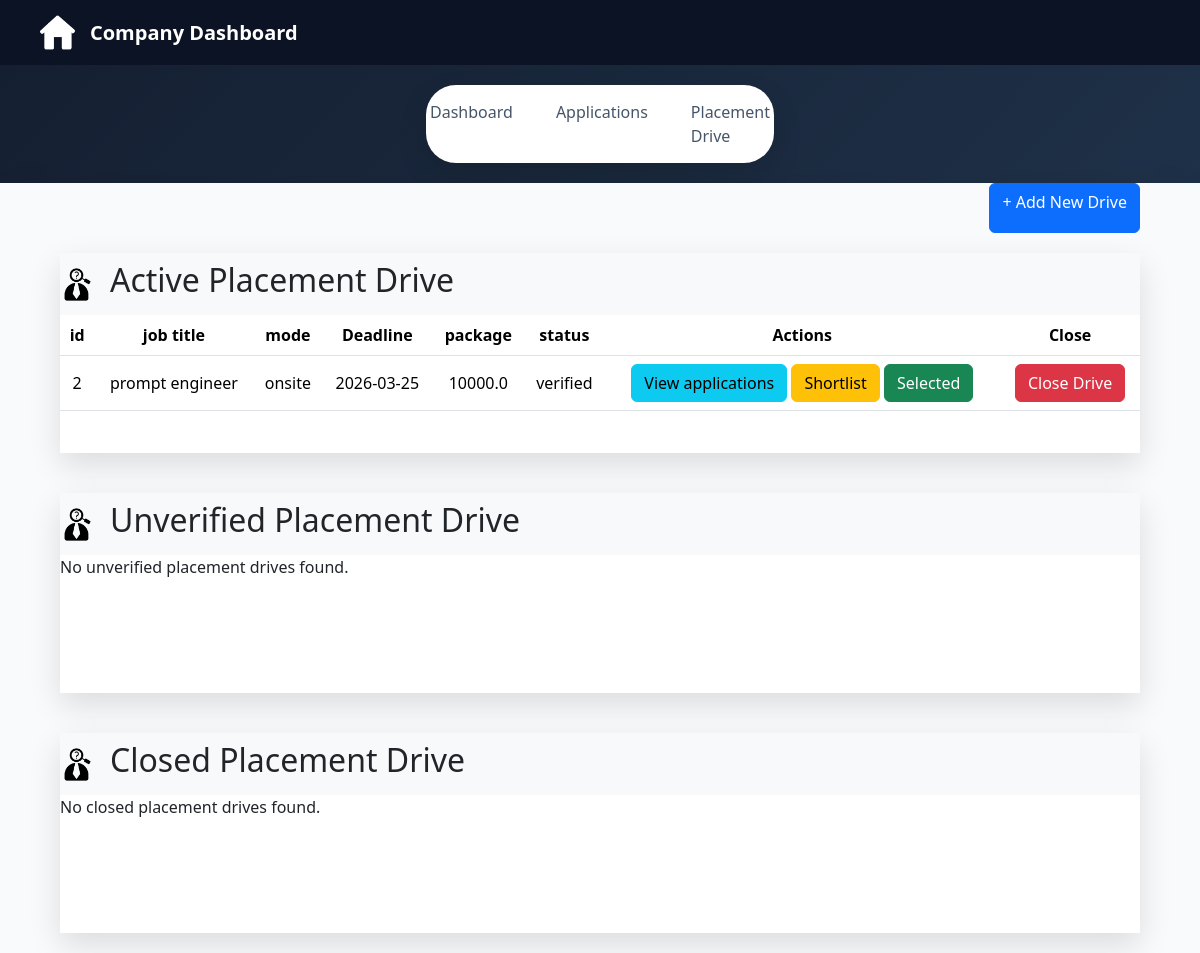
Screenshot of /company-placement-drive/7 with the database file from the repository.
### application/model.py (models this page shows)
class PlacementDrive(db.Model):
    __tablename__ = "placementdrive"
    id = db.Column(db.Integer , primary_key = True)
    company_id = db.Column(db.Integer , db.ForeignKey('company.id') , nullable = False)
    job_title = db.Column(db.String(100), nullable=False)
    mode = db.Column(db.String(50), nullable=False)
    package = db.Column(db.Float, nullable=False)
    eligibility = db.Column(db.Text , nullable = False)
    description = db.Column(db.Text,  nullable = False)
    deadline = db.Column(db.Date , nullable = False)
    status = db.Column(db.String(50), nullable=False, default='Pending')
    drive_application = db.relationship('Applications' , backref = 'placementdrive' ,cascade = "all, delete-orphan")

### application/controllers.py (the view)
@app.route('/company-placement-drive/<int:company_id>' , methods = ['GET'  , 'POST'])
def company_placement_drive(company_id):
    company = db.session.get(Company, company_id)
    verified_drives = PlacementDrive.query.filter_by(company_id=company_id, status='verified').all()
    unverified_drives = PlacementDrive.query.filter_by(company_id=company_id, status='unverified').all()
    closed_drives = PlacementDrive.query.filter_by(company_id=company_id, status='closed').all()
    return render_template("/company/placement-drive.html", company=company, verified_drives=verified_drives, unverified_drives=unverified_drives, closed_drives=closed_drives)

### templates/company/placement-drive.html (shortened to what this page needs)
<!DOCTYPE html>
<html lang="en">
<head>
    <link href="https://cdn.jsdelivr.net/npm/bootstrap@5.3.8/dist/css/bootstrap.min.css" rel="stylesheet">
    <link rel="stylesheet" href="{{ url_for('static', filename='css/company.css') }}">
</head>
<body>
    <div class="dashboard-nav">
        <div class="nav-left">
              <img src="/static/images/home-logo.png" alt="home">
            <span>Company Dashboard</span>
        </div>
    </div>
    <div class="page-tabs">
        <a href="/company-dashboard/{{ company.id }}" class="active">Dashboard</a>
        <a href="/company-applications/{{ company.id }}">Applications</a>
        <a href="/company-placement-drive/{{ company.id }}">Placement Drive</a>
    </div>
    <div class="placement-drive-list">
        <div class="add">
            <a href="/add-drive/{{ company.id }}" class="btn btn-primary"> + Add New Drive</a>
        </div>
        <div class="active-table">
            <nav class="navbar bg-body-tertiary">
                <div class="nav-left">
                    <img src="/static/images/placement.png" alt="">
                    <h2>Active Placement Drive</h2>
                </div>
            </nav>
            {% if verified_drives %}
            <table class="table table-hover">
                <thead>
                    <tr>
                        <th>id</th>
                        <th>job title</th>
                        <th>mode</th>
                        <th>Deadline</th>
                        <th>package</th>
                        <th>status</th>
                        <th>Actions</th>
                        <th>Close</th>
                    </tr>
                </thead>
                <tbody>
                    {% for drive in verified_drives %}
                    <tr>
                        <td>{{ drive.id }}</td>
                        <td>{{ drive.job_title }}</td>
                        <td>{{ drive.mode }}</td>
                        <td>{{ drive.deadline }}</td>
                        <td>{{ drive.package }}</td>
                        <td>{{ drive.status }}</td>
                        <td><a href="/drive-applications/{{ drive.id }}" class="btn btn-info">View applications</a>
                        <a href="/shortlist/{{ drive.id }}" class="btn btn-warning">Shortlist</a>
                        <a href="/selected-applicants/{{ drive.id }}" class="btn btn-success">Selected</a></td>
                        <td><a href="/close-drive/{{ drive.id }}" class="btn btn-danger">Close Drive</a></td>
                    </tr>
                    {% endfor %}
                </tbody>
            </table>
            {% else %}
            <div class="no-data">
                <p>No active placement drives found.</p>
            </div>
            {% endif %}
        </div>
        <div class="active-table">
            <nav class="navbar bg-body-tertiary">
                <div class="nav-left">
                    <img src="/static/images/placement.png" alt="">
                    <h2>Unverified Placement Drive</h2>
                </div>
            </nav>
            {% if unverified_drives %}
            <table class="table table-hover">
                <thead>
                    <tr>
                        <th>id</th>
                        <th>job title</th>
                        <th>mode</th>
                        <th>Deadline</th>
                        <th>package</th>
                        <th>status</th>
                        <th>Actions</th>
                        <th>Close</th>
                    </tr>
                </thead>
                <tbody>
                    {% for drive in unverified_drives %}
                    <tr>
                        <td>{{ drive.id }}</td>
                        <td>{{ drive.job_title }}</td>
                        <td>{{ drive.mode }}</td>
                        <td>{{ drive.deadline }}</td>
                        <td>{{ drive.package }}</td>
                        <td>{{ drive.status }}</td>
                        <td><a href="/drive-applications/{{ drive.id }}" class="btn btn-info">View applications</a>
                        <a href="/shortlist/{{ drive.id }}" class="btn btn-warning">Shortlist</a>
                        <a href="/selected-applicants/{{ drive.id }}" class="btn btn-success">Selected</a></td>
                        <td><a href="/close-drive/{{ drive.id }}" class="btn btn-danger">Close Drive</a></td>
                    </tr>
                    {% endfor %}
                </tbody>
            </table>
            {% else %}
            <div class="no-data">
                <p>No unverified placement drives found.</p>
            </div>
            {% endif %}
        </div>
        <div class="closed-table">
            <nav class="navbar bg-body-tertiary">
                <div class="nav-left">
                    <img src="/static/images/placement.png" alt="">
                    <h2>Closed Placement Drive</h2>
                </div>
            </nav>
            {% if closed_drives %}
            <table class="table table-hover">
                <thead>
                    <tr>
                        <th>id</th>
                        <th>job title</th>
                        <th>mode</th>
                        <th>Deadline</th>
                        <th>package</th>
                        <th>status</th>
                    </tr>
                </thead>
                <tbody>
                    {% for drive in closed_drives %}
                    <tr>
                        <td>{{ drive.id }}</td>
                        <td>{{ drive.job_title }}</td>
                        <td>{{ drive.mode }}</td>
                        <td>{{ drive.deadline }}</td>
                        <td>{{ drive.package }}</td>
                        <td>{{ drive.status }}</td>
                    </tr>
                    {% endfor %}
                </tbody>
            </table>
            {% else %}
            <div class="no-data">
                <p>No closed placement drives found.</p>
            </div>
            {% endif %}
        </div>
    </div>
</body>
</html>

### static/css/company.css (style rules this page uses)
:root { --bg-gradient-start: #141e30; --bg-gradient-end: #243b55; --nav-bg: #0b1324; --nav-text: #ffffff; --nav-active: #f59e0b; --card-bg: #f8fafc; --card-white: #ffffff; --card-border: #e2e8f0; --text-primary: #0f172a; --text-secondary: #475569; --shadow-soft: 0 12px 30px rgba(0, 0, 0, 0.12); }
* { margin: 0; padding: 0; box-sizing: border-box; font-family: "Segoe UI", sans-serif; }
body { background: linear-gradient(135deg, var(--bg-gradient-start), var(--bg-gradient-end)); min-height: 100vh; }
.dashboard-nav { background-color: var(--nav-bg); padding: 15px 40px; }
.nav-left { display: flex; align-items: center; gap: 15px; }
.nav-left img { width: 35px; height: 35px; }
.nav-left span { color: var(--nav-text); font-size: 20px; font-weight: 630; }
.page-tabs { background: var(--card-white); margin: 20px auto; width: 29%; border-radius: 30px; padding: 15px 30px; display: flex; justify-content: center; gap: 43px; box-shadow: var(--shadow-soft); }
.page-tabs a { text-decoration: none; color: var(--text-secondary); font-weight: 500; transition: color 0.3s ease; }
.table th, .table td { text-align: center; vertical-align: middle; }
.placement-drive-list { width: 100%; min-height: 570px; background-color: var(--card-bg); box-shadow: var(--shadow-soft); display: flex; flex-direction: column; justify-content: center; align-items: center; }
.active-table { width: 90%; min-height: 200px; background-color: var(--card-white); box-shadow: var(--shadow-soft); margin: 20px 0px; }
.closed-table { width: 90%; min-height: 200px; background-color: var(--card-white); box-shadow: var(--shadow-soft); margin: 20px 0px; }
.add { width: 90%; height: 50px; display: flex; justify-content: flex-end; }

### rows the page displays
PlacementDrive: id "2", job_title "prompt engineer", mode "onsite", deadline "2026-03-25", package "10000.0", status "verified"
